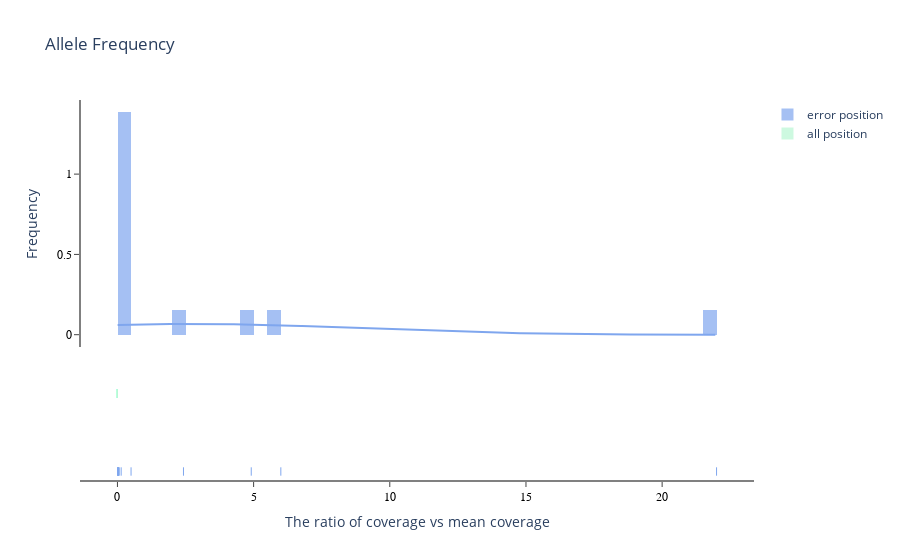

Notebook source saved alongside this figure:
### Code cell
# from plotly.offline import iplot, plot

hist_data = [df_err_v2['AF'].tolist(), df_all_2['ERROR_all'].tolist()]
group_labels = ['error position', 'all position'] # name of the dataset
colors = ['#7FA6EE', '#B8F7D4']

fig = ff.create_distplot(hist_data, group_labels, curve_type='normal', colors=colors, bin_size=.5)

# 设置图形布局
fig.update_layout(
    title="Allele Frequency",
    yaxis=dict(
        title='Frequency',
        showline=True, showgrid=False,
        linewidth=2, linecolor='gray', ticks='outside',
        tickfont=dict(
            family='Arial',
            size=12,
            color='black',
        )
    ),
    
    xaxis=dict(
        title='The ratio of coverage vs mean coverage',
        showline=True, showgrid=False,
        linewidth=2, linecolor='gray', ticks='outside',
        tickfont=dict(
            family='Arial',
            size=12,
            color='black',
        )
    ),
    legend=dict(
        traceorder="normal",
        font=dict(size=12),
    ),

    plot_bgcolor='white',
    yaxis_gridcolor='lightgray', yaxis_gridwidth=0.5,
    xaxis_gridcolor='lightgray', xaxis_gridwidth=0.5,
)
fig.show()
# plot(fig, filename='my_plot.html')

### Figure 1 — Plotly figure (JSON) as saved in the notebook; plotly's stock layout.template omitted (floating-point values rounded to 4 significant figures; data arrays with more than 128 entries replaced by an {"elided": "..."} marker saying what was removed)
{"data": [{"autobinx": false, "histnorm": "probability density", "legendgroup": "error position", "marker": {"color": "#7FA6EE"}, "name": "error position", "opacity": 0.7, "type": "histogram", "x": [5.999, 0.04008, 0.03865, 0.06621, 0.1365, 0.4997, 0.00911, 2.425, 4.913, 0.0126, 0.02656, 0.006503, 22.0], "xaxis": "x", "xbins": {"end": 22.0, "size": 0.5, "start": 0.006503}, "yaxis": "y"}, {"autobinx": false, "histnorm": "probability density", "legendgroup": "all position", "marker": {"color": "#B8F7D4"}, "name": "all position", "opacity": 0.7, "type": "histogram", "x": {"elided": "383 int values"}, "xaxis": "x", "xbins": {"end": 0, "size": 0.5, "start": 0}, "yaxis": "y"}, {"legendgroup": "error position", "marker": {"color": "#7FA6EE"}, "mode": "lines", "name": "error position", "showlegend": false, "type": "scatter", "x": {"elided": "500 float values"}, "xaxis": "x", "y": {"elided": "500 float values"}, "yaxis": "y"}, {"legendgroup": "all position", "marker": {"color": "#B8F7D4"}, "mode": "lines", "name": "all position", "showlegend": false, "type": "scatter", "x": {"elided": "500 int values"}, "xaxis": "x", "y": {"elided": "500 null values"}, "yaxis": "y"}, {"legendgroup": "error position", "marker": {"color": "#7FA6EE", "symbol": "line-ns-open"}, "mode": "markers", "name": "error position", "showlegend": false, "type": "scatter", "x": [5.999, 0.04008, 0.03865, 0.06621, 0.1365, 0.4997, 0.00911, 2.425, 4.913, 0.0126, 0.02656, 0.006503, 22.0], "xaxis": "x", "y": ["error position", "error position", "error position", "error position", "error position", "error position", "error position", "error position", "error position", "error position", "error position", "error position", "error position"], "yaxis": "y2"}, {"legendgroup": "all position", "marker": {"color": "#B8F7D4", "symbol": "line-ns-open"}, "mode": "markers", "name": "all position", "showlegend": false, "type": "scatter", "x": {"elided": "383 int values"}, "xaxis": "x", "y": {"elided": "383 str values"}, "yaxis": "y2"}], "layout": {"barmode": "overlay", "hovermode": "closest", "legend": {"font": {"size": 12}, "traceorder": "normal"}, "plot_bgcolor": "white", "title": {"text": "Allele Frequency"}, "xaxis": {"anchor": "y2", "domain": [0, 1], "gridcolor": "lightgray", "gridwidth": 0.5, "linecolor": "gray", "linewidth": 2, "showgrid": false, "showline": true, "tickfont": {"color": "black", "family": "Arial", "size": 12}, "ticks": "outside", "title": {"text": "The ratio of coverage vs mean coverage"}, "zeroline": false}, "yaxis": {"anchor": "free", "domain": [0.35, 1], "gridcolor": "lightgray", "gridwidth": 0.5, "linecolor": "gray", "linewidth": 2, "position": 0, "showgrid": false, "showline": true, "tickfont": {"color": "black", "family": "Arial", "size": 12}, "ticks": "outside", "title": {"text": "Frequency"}}, "yaxis2": {"anchor": "x", "domain": [0, 0.25], "dtick": 1, "showticklabels": false}}}
